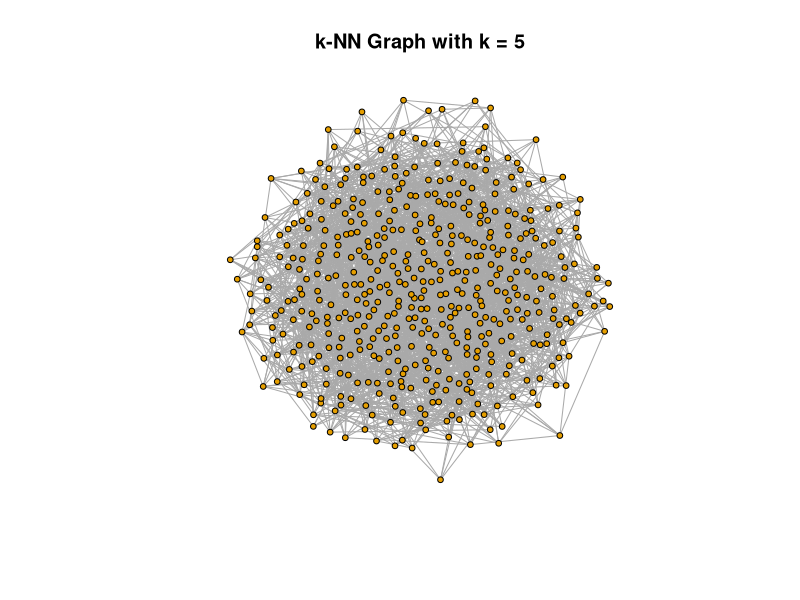
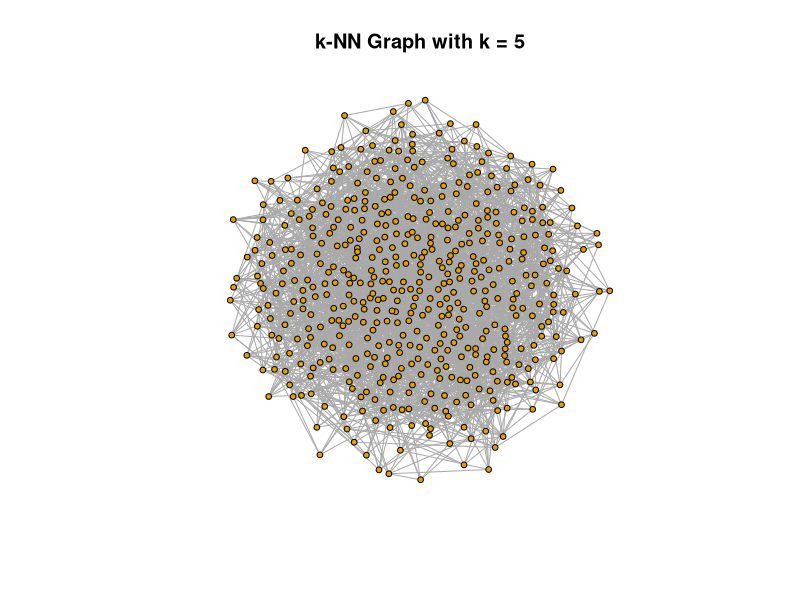

Generate these figures, in order, with R:
set.seed(42)

# # Synthetic RA/Dec prototype used to establish the k-NN analysis pipeline

stars <- data.frame(
  ra = runif(500, 0, 360),     # right ascension
  dec = runif(500, -90, 90)    # declination
)

library(FNN)
library(igraph)

coords <- as.matrix(stars)

k <- 5
knn <- get.knn(coords, k = k)

edges <- cbind(
  rep(1:nrow(coords), each = k),
  as.vector(knn$nn.index)
)

g <- graph_from_edgelist(edges, directed = FALSE)
g <- simplify(g)

cat("Nodes:", vcount(g), "\n")
cat("Edges:", ecount(g), "\n")
cat("Connected components:", components(g)$no, "\n")
cat("Average degree:", mean(degree(g)), "\n")
cat("Clustering coefficient:", transitivity(g), "\n")

plot(g, vertex.size = 3, vertex.label = NA,
     main = paste("k-NN Graph with k =", k))

png("figures/knn_graph_k5.png")
plot(g, vertex.size = 3, vertex.label = NA,
     main = paste("k-NN Graph with k =", k))
dev.off()
